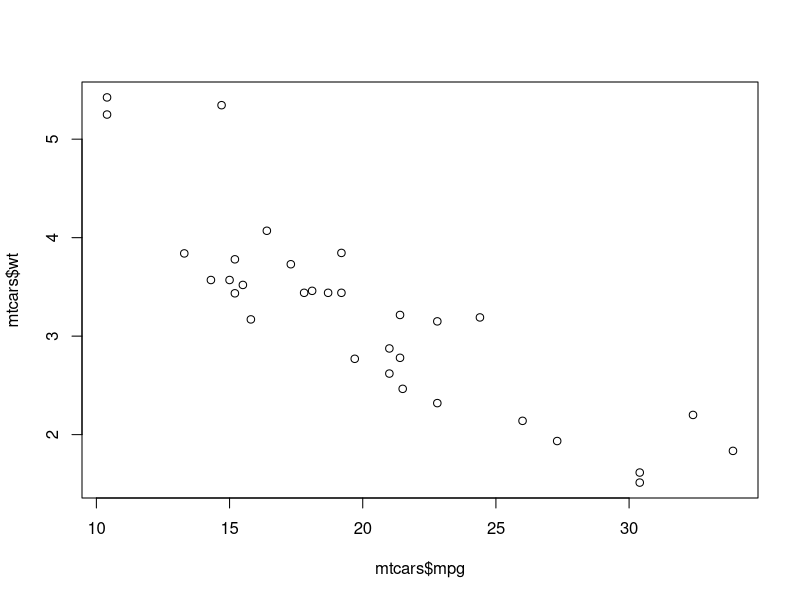
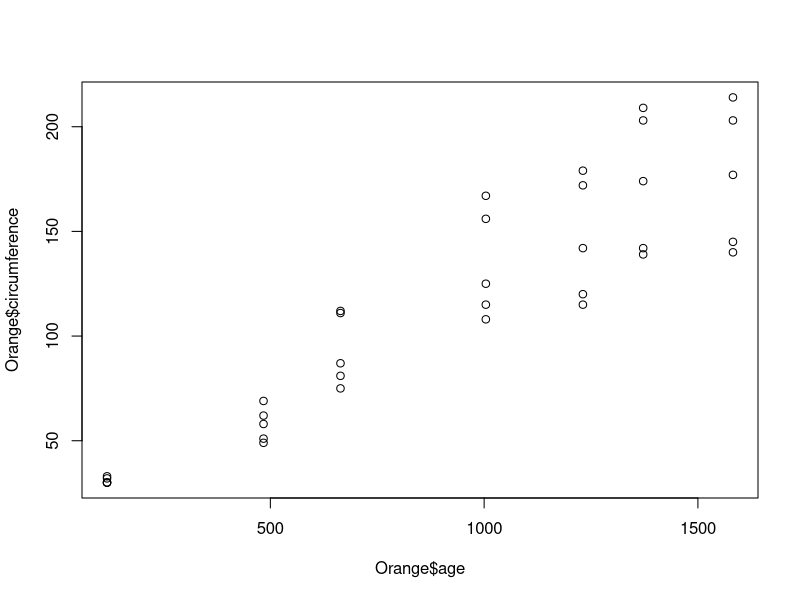

These charts were generated, in order, by the following R code:
## ---- chunk 1
#| label: fig-popdata-flowchart
#| fig-cap: "Example information pipelines for two theoretical trip-based models, one using aggregate data and another using a synthetic population."
#| fig-scap: "Example information pipelines for aggregate data and synthetic population."
#| fig-subcap: 
#|   - "Aggregate data"
#|   - "Synthetic population"
#| layout-ncol: 2

plot(mtcars$mpg, mtcars$wt)

plot(Orange$age, Orange$circumference)
